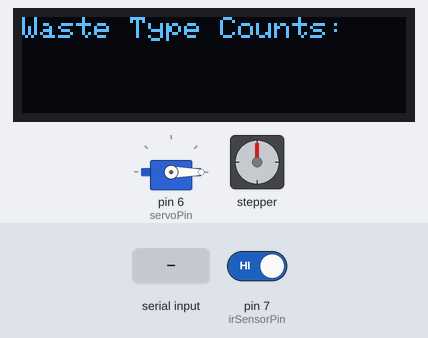
A sketch run on a simulated Arduino Uno, built with avr-gcc and run on an emulated ATmega328P. Parts: servo, 128×32 one-colour display, stepper motor. The inputs (shaded band) are chosen by the test bench; at power-on: pin 7 (irSensorPin) HIGH. Stepper angles assume 2048 steps per turn; what the sketch prints to the serial monitor is not drawn.

Above: at 1.2 s.
1.3 s: pin 7 (irSensorPin) driven LOW
At 1.7 s:
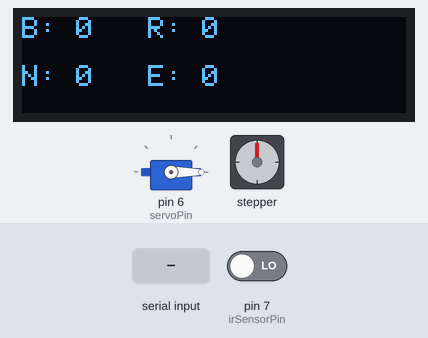
2.8 s: "2" received over Serial
At 10.4 s:
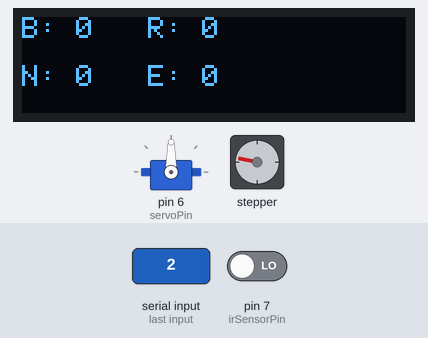
At 20.2 s:
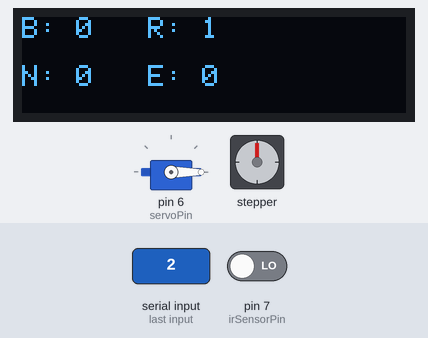
Timing chart, 0 to 20.8 s (numbered marks = the images above; inputs shaded):
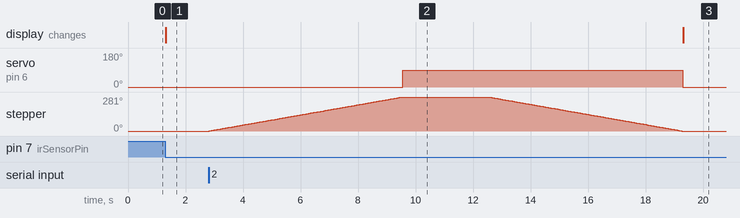

The sketch:

Arduino_Code.ino
```cpp
/*
  Modified sketch to control a 28BYJ-48 stepper motor
  with ULN2003 driver board and Arduino UNO, an additional servo motor,
  an infrared sensor for object detection with count for different waste types,
  and an OLED display for displaying the count of different waste types.
*/

// Include the necessary libraries:
#include "Stepper.h"
#include <Servo.h>
#include <Wire.h>
#include <Adafruit_GFX.h>
#include <Adafruit_SSD1306.h>

// Define number of steps per rotation for stepper motor:
const int stepsPerRevolution = 2048;

// OLED display width and height
#define SCREEN_WIDTH 128
#define SCREEN_HEIGHT 32

// Define the OLED reset pin (use -1 if no reset pin)
#define OLED_RESET -1

// Create an OLED display object
Adafruit_SSD1306 display(SCREEN_WIDTH, SCREEN_HEIGHT, &Wire, OLED_RESET);

// Wiring for stepper motor:
// Pin 8 to IN1 on the ULN2003 driver
// Pin 9 to IN2 on the ULN2003 driver
// Pin 10 to IN3 on the ULN2003 driver
// Pin 11 to IN4 on the ULN2003 driver

// Create stepper object called 'myStepper', note the pin order:
Stepper myStepper = Stepper(stepsPerRevolution, 8, 10, 9, 11);

// Create servo object called 'myServo':
Servo myServo;

// Define servo and IR sensor pins
const int servoPin = 6;
const int irSensorPin = 7;  // Pin where the IR sensor is connected

// Initialize count variables for different waste types
int biodegradableCount = 0;
int recyclableCount = 0;
int nonRecyclableCount = 0;
int eWasteCount = 0;

// Flags to track detection and readiness of IR sensor
bool objectDetected = false;
bool irSensorReady = true;

// Array to store detection signals
const int maxDetections = 5;
char detectionArray[maxDetections];
int detectionIndex = 0;  // Index to store detections in the array

void setup() {
  // Attach the servo on pin 6
  myServo.attach(servoPin);

  // Set the speed for the stepper motor to 10 rpm for increased torque:
  myStepper.setSpeed(7);

  // Begin Serial communication at a baud rate of 9600:
  Serial.begin(9600);

  // Initialize the IR sensor pin as input
  pinMode(irSensorPin, INPUT);

  // Ensure the servo starts at 0 degrees
  myServo.write(0);

  // Initialize the OLED display
  if (!display.begin(SSD1306_SWITCHCAPVCC, 0x3C)) { // Address 0x3C for 128x32
    Serial.println(F("SSD1306 allocation failed"));
    for (;;);
  }
  display.clearDisplay();
  display.setTextSize(1);
  display.setTextColor(SSD1306_WHITE);
  display.setCursor(0, 0);
  display.print("Waste Type Counts:");
  display.display();
}

void updateDisplay() {
  // Clear and update display with the latest counts for each waste type
  display.clearDisplay();

  // First line: B: and R:
  display.setCursor(0, 0);
  display.print("B: ");
  display.print(biodegradableCount);
  display.print("   R: ");
  display.print(recyclableCount);

  // Second line: N: and E:
  display.setCursor(0, 16);
  display.print("N: ");
  display.print(nonRecyclableCount);
  display.print("   E: ");
  display.print(eWasteCount);

  display.display();
}

void resetDetectionArray() {
  // Clear the detection array by resetting each element to a default value
  for (int i = 0; i < maxDetections; i++) {
    detectionArray[i] = ' ';  // or any other default character
  }
  detectionIndex = 0;  // Reset the index to start fresh
}

void loop() {
  // Only detect objects if the IR sensor is ready for new detections
  if (irSensorReady && digitalRead(irSensorPin) == LOW && detectionIndex < maxDetections) {
    // Store detection signal in the array
    detectionArray[detectionIndex] = 'D';  // Store detection signal
    detectionIndex++;  // Increment the index for the next detection

    // Mark the object as detected
    objectDetected = true;

    // Update the OLED display
    updateDisplay();

    // If the array has at least one detection, send the signal
    if (detectionIndex > 0) {
      Serial.write('D');
      Serial.print("Object detected!");
    }

    // Block further detections until the process completes
    irSensorReady = false;
  }

  // After sending the detection signal, process the motor actions
  if (objectDetected && detectionIndex > 0) {
    if (Serial.available() > 0) {
      // Read the incoming byte from Python
      char incomingByte = Serial.read();

      // Print for debugging purposes
      Serial.print("Received: ");
      Serial.println(incomingByte);

      // Perform action based on the character received
      if (incomingByte == '1') {
        Serial.println("Biodegradable Waste detected");
        biodegradableCount++;  // Increment biodegradable count
        myStepper.step(0);  // Original position (no step)
        delay(500);
        myServo.write(90);
        delay(3000);
        myStepper.step(0);  // Return to original position
      }
      else if (incomingByte == '2') {
        Serial.println("Recyclable Waste detected");
        recyclableCount++;  // Increment recyclable count
        myStepper.step(1600);  // Half revolution clockwise
        myServo.write(90);
        delay(3000);
        myStepper.step(-1600);  // Return to original position
      }
      else if (incomingByte == '3') {
        Serial.println("Non-Recyclable Waste detected");
        nonRecyclableCount++;  // Increment non-recyclable count
        myStepper.step(3100);  // Two full revolutions clockwise
        myServo.write(90);
        delay(3000);
        myStepper.step(-3100);  // Return to original position
      }
      else if (incomingByte == 'e') {
        Serial.println("E-Waste detected");
        eWasteCount++;  // Increment e-waste count
        myStepper.step(-1600);  // Half revolution counterclockwise
        myServo.write(90);
        delay(3000);
        myStepper.step(1600);  // Return to original position
      }

      // Reset the servo back to 0 degrees
      myServo.write(0);

      // Reset flags after completing the motor actions
      irSensorReady = true;  // Ready for new detection
      objectDetected = false;  // Reset object detected flag

      // Clear the detection array after completing the motor actions
      resetDetectionArray();  // Clear the detection array
    }
  }
}
```

Measured:
- after the input at 1.3 s, the display: changes at once (image 1)
- after the input at 2.8 s, servo on pin 6 (servoPin): 0° → 90° after 6.8 s, → 0° 9.7 s later; stepper: turns 281° clockwise in 6.7 s, then 281° counter-clockwise in 6.7 s
